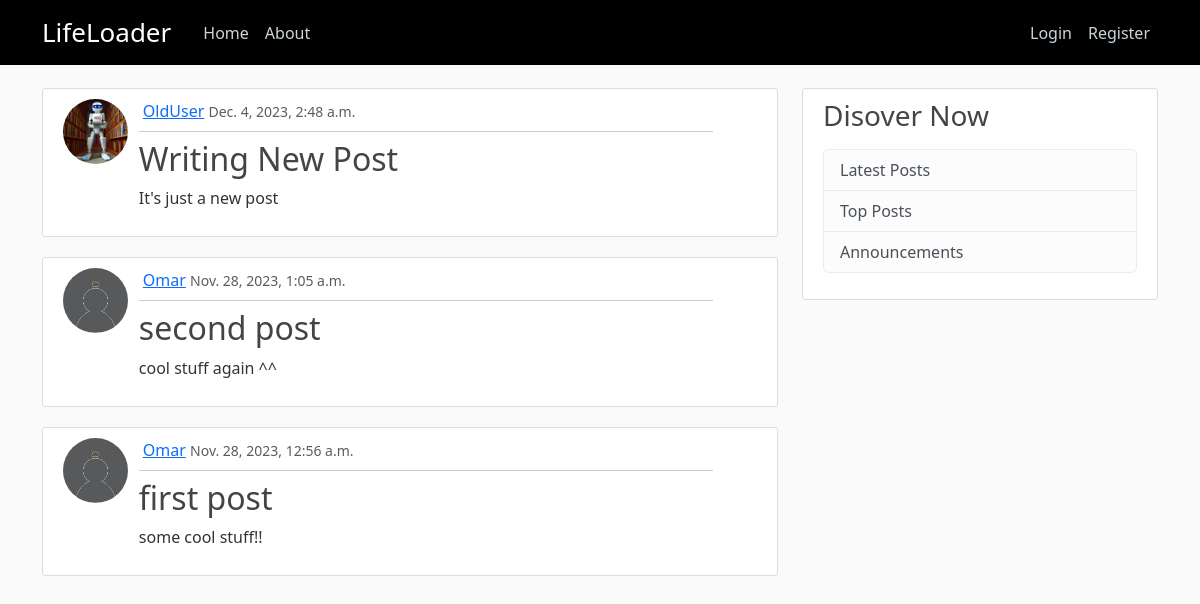
Before: / with the older database file.
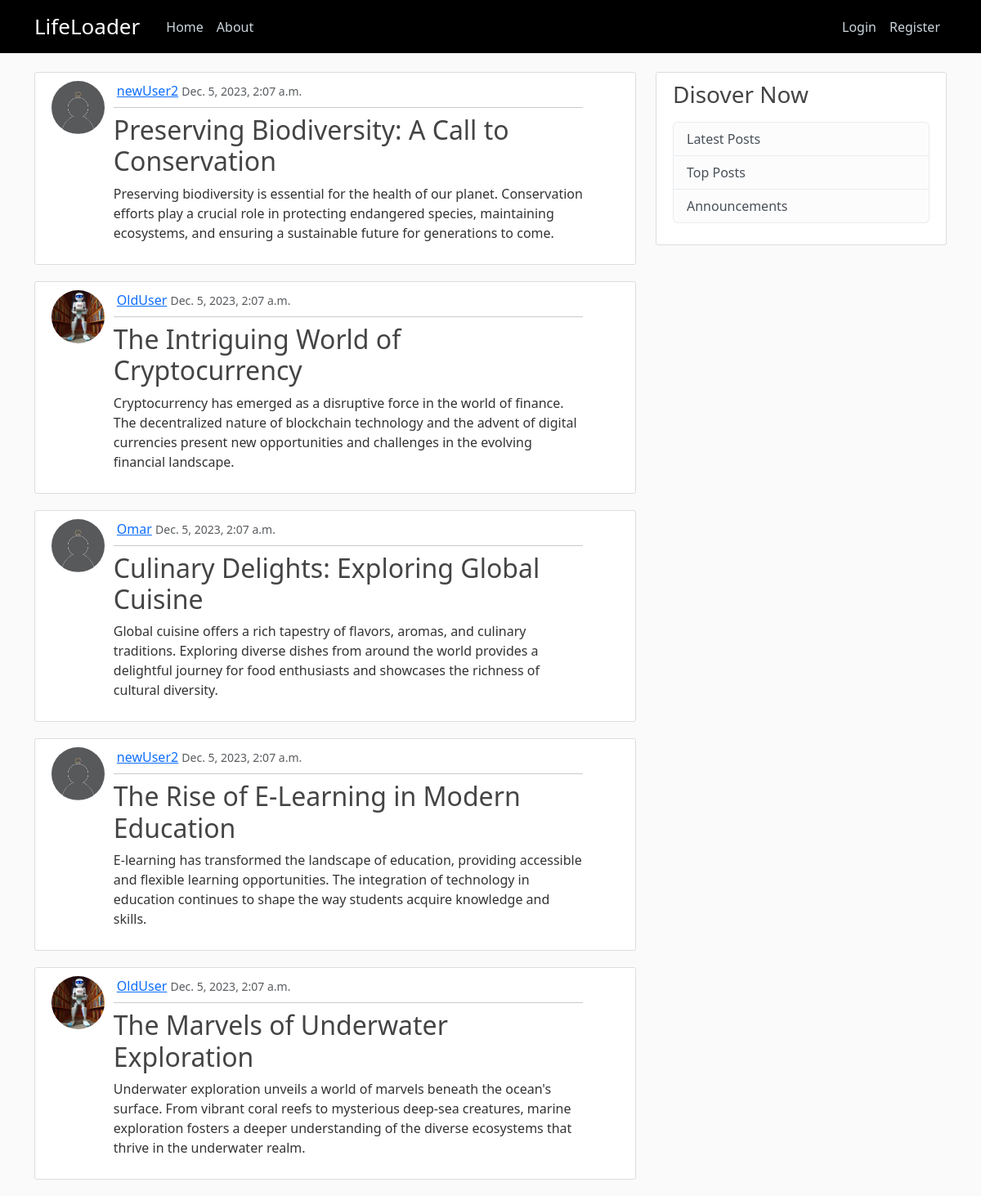
After: the same page with the newer database file.
### social_net/models.py (models this page shows, shortened)
class Post(models.Model):
    author = models.ForeignKey(User, on_delete=models.CASCADE)
    title = models.CharField(max_length=150)
    content = models.TextField()
    date_created = models.DateTimeField(default=timezone.now)

### users/models.py (models this page shows, shortened)
class Profile(models.Model):
    user = models.OneToOneField(User, on_delete=models.CASCADE)
    bio = models.TextField(null=True)
    profile_pic = models.ImageField(
        default='default.jpg', upload_to='profile_pics')

### social_net/views.py (the view)
# urls.py: path('', views.PostListView.as_view(), name="LifeLoader-home"),
class PostListView(ListView):
    model = Post
    context_object_name = 'posts'
    ordering = ['-date_created']
    paginate_by = 5

### social_net/templates/social_net/post_list.html
{% extends "social_net/base_temp.html" %}
{% block content %}
    {% for post in posts %}
    <article class="media content-section">
        <div class="row">
            <div class="col-md-1">
                <img class="rounded-circle article-img" src="{{ post.author.profile.profile_pic.url }}" alt="post's author profile picture">
            </div>
            <div class="col-md-10 ms-3">
                <div class="media-body">
                    <div class="d-flex justify-content-between align-items-center">
                        <div>
                            <a class="ms-1" href="{% url 'LifeLoader-view_profile' post.author %}">{{ post.author }}</a>
                            <small class="text-muted">{{ post.date_created }}</small>
                        </div>
                    </div>
                    <hr class="my-2">
                    <h2><a class="article-title" href="{% url 'LifeLoader-post_detail' post.id %}">{{ post.title }}</a></h2>
                    <p class="article-content">{{ post.content }}</p>
                </div>
            </div>
        </div>
    </article>
    {% endfor %}
{% endblock content %}

Changed rows visible on the page:
removed Post: author.profile.profile_pic (picture), author "OldUser", date_created "Dec. 4, 2023, 2:48 a.m.", title "Writing New Post", content "It's just a new post"
no longer on this page (row unchanged): Post: author.profile.profile_pic (placeholder picture), author "Omar", date_created "Nov. 28, 2023, 1:05 a.m.", title "second post", content "cool stuff again ^^"
no longer on this page (row unchanged): Post: author.profile.profile_pic (placeholder picture), author "Omar", date_created "Nov. 28, 2023, 12:56 a.m.", title "first post", content "some cool stuff!!"
added Post: author.profile.profile_pic (placeholder picture), author "newUser2", date_created "Dec. 5, 2023, 2:07 a.m.", title "Preserving Biodiversity: A Call to Conservation", content "Preserving biodiversity is essential for the health of our planet. Conservation efforts play a crucial role in protecting endangered species, maintaining ecosystems, and ensuring a sustainable future for generations to come."
added Post: author.profile.profile_pic (picture), author "OldUser", date_created "Dec. 5, 2023, 2:07 a.m.", title "The Intriguing World of Cryptocurrency", content "Cryptocurrency has emerged as a disruptive force in the world of finance. The decentralized nature of blockchain technology and the advent of digital currencies present new opportunities and challenges in the evolving financial landscape."
added Post: author.profile.profile_pic (placeholder picture), author "Omar", date_created "Dec. 5, 2023, 2:07 a.m.", title "Culinary Delights: Exploring Global Cuisine", content "Global cuisine offers a rich tapestry of flavors, aromas, and culinary traditions. Exploring diverse dishes from around the world provides a delightful journey for food enthusiasts and showcases the richness of cultural diversity."
added Post: author.profile.profile_pic (placeholder picture), author "newUser2", date_created "Dec. 5, 2023, 2:07 a.m.", title "The Rise of E-Learning in Modern Education", content "E-learning has transformed the landscape of education, providing accessible and flexible learning opportunities. The integration of technology in education continues to shape the way students acquire knowledge and skills."
added Post: author.profile.profile_pic (picture), author "OldUser", date_created "Dec. 5, 2023, 2:07 a.m.", title "The Marvels of Underwater Exploration", content "Underwater exploration unveils a world of marvels beneath the ocean's surface. From vibrant coral reefs to mysterious deep-sea creatures, marine exploration fosters a deeper understanding of the diverse ecosystems that thrive in the underwater realm."
